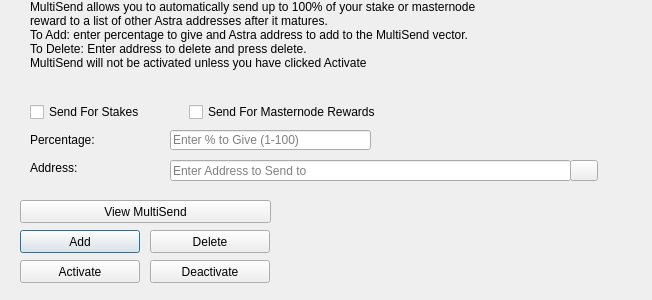
<?xml version="1.0" encoding="UTF-8"?>
<ui version="4.0">
 <class>MultiSendDialog</class>
 <widget class="QDialog" name="MultiSendDialog">
  <property name="windowModality">
   <enum>Qt::NonModal</enum>
  </property>
  <property name="geometry">
   <rect>
    <x>0</x>
    <y>0</y>
    <width>652</width>
    <height>300</height>
   </rect>
  </property>
  <property name="windowTitle">
   <string>MultiSend</string>
  </property>
  <widget class="QLineEdit" name="multiSendPercentEdit">
   <property name="geometry">
    <rect>
     <x>170</x>
     <y>130</y>
     <width>201</width>
     <height>20</height>
    </rect>
   </property>
   <property name="toolTip">
    <string>Enter whole numbers 1 - 100</string>
   </property>
   <property name="placeholderText">
    <string>Enter % to Give (1-100)</string>
   </property>
  </widget>
  <widget class="QLineEdit" name="multiSendAddressEdit">
   <property name="geometry">
    <rect>
     <x>170</x>
     <y>160</y>
     <width>401</width>
     <height>21</height>
    </rect>
   </property>
   <property name="toolTip">
    <string/>
   </property>
   <property name="placeholderText">
    <string>Enter Address to Send to</string>
   </property>
  </widget>
  <widget class="QLabel" name="label_2">
   <property name="geometry">
    <rect>
     <x>30</x>
     <y>0</y>
     <width>451</width>
     <height>121</height>
    </rect>
   </property>
   <property name="lineWidth">
    <number>1</number>
   </property>
   <property name="text">
    <string>MultiSend allows you to automatically send up to 100% of your stake or masternode reward to a list of other Astra addresses after it matures.
To Add: enter percentage to give and Astra address to add to the MultiSend vector.
To Delete: Enter address to delete and press delete.
MultiSend will not be activated unless you have clicked Activate</string>
   </property>
   <property name="alignment">
    <set>Qt::AlignLeading|Qt::AlignLeft|Qt::AlignTop</set>
   </property>
   <property name="wordWrap">
    <bool>true</bool>
   </property>
  </widget>
  <widget class="QLabel" name="message">
   <property name="geometry">
    <rect>
     <x>290</x>
     <y>200</y>
     <width>351</width>
     <height>91</height>
    </rect>
   </property>
   <property name="text">
    <string/>
   </property>
  </widget>
  <widget class="QPushButton" name="addButton">
   <property name="geometry">
    <rect>
     <x>20</x>
     <y>230</y>
     <width>120</width>
     <height>23</height>
    </rect>
   </property>
   <property name="toolTip">
    <string/>
   </property>
   <property name="statusTip">
    <string>Add to MultiSend Vector</string>
   </property>
   <property name="text">
    <string>Add</string>
   </property>
  </widget>
  <widget class="QPushButton" name="disableButton">
   <property name="geometry">
    <rect>
     <x>150</x>
     <y>260</y>
     <width>120</width>
     <height>23</height>
    </rect>
   </property>
   <property name="statusTip">
    <string>Deactivate MultiSend</string>
   </property>
   <property name="text">
    <string>Deactivate</string>
   </property>
  </widget>
  <widget class="QPushButton" name="addressBookButton">
   <property name="geometry">
    <rect>
     <x>570</x>
     <y>160</y>
     <width>28</width>
     <height>21</height>
    </rect>
   </property>
   <property name="toolTip">
    <string>Choose an address from the address book</string>
   </property>
   <property name="text">
    <string/>
   </property>
   <property name="icon">
    <iconset resource="../Astra.qrc">
     <normaloff>:/icons/address-book</normaloff>:/icons/address-book</iconset>
   </property>
   <property name="shortcut">
    <string>Alt+A</string>
   </property>
   <property name="autoDefault">
    <bool>false</bool>
   </property>
  </widget>
  <widget class="QLabel" name="label">
   <property name="geometry">
    <rect>
     <x>30</x>
     <y>130</y>
     <width>121</width>
     <height>20</height>
    </rect>
   </property>
   <property name="toolTip">
    <string>Percentage of stake to send</string>
   </property>
   <property name="text">
    <string>Percentage:</string>
   </property>
  </widget>
  <widget class="QLabel" name="label_5">
   <property name="geometry">
    <rect>
     <x>30</x>
     <y>160</y>
     <width>111</width>
     <height>16</height>
    </rect>
   </property>
   <property name="toolTip">
    <string>Address to send portion of stake to</string>
   </property>
   <property name="text">
    <string>Address:</string>
   </property>
  </widget>
  <widget class="QPushButton" name="deleteButton">
   <property name="geometry">
    <rect>
     <x>150</x>
     <y>230</y>
     <width>120</width>
     <height>23</height>
    </rect>
   </property>
   <property name="toolTip">
    <string/>
   </property>
   <property name="statusTip">
    <string>Delete Address From MultiSend Vector</string>
   </property>
   <property name="text">
    <string>Delete</string>
   </property>
  </widget>
  <widget class="QPushButton" name="activateButton">
   <property name="geometry">
    <rect>
     <x>20</x>
     <y>260</y>
     <width>120</width>
     <height>23</height>
    </rect>
   </property>
   <property name="statusTip">
    <string>Activate MultiSend</string>
   </property>
   <property name="text">
    <string>Activate</string>
   </property>
  </widget>
  <widget class="QPushButton" name="viewButton">
   <property name="geometry">
    <rect>
     <x>20</x>
     <y>200</y>
     <width>251</width>
     <height>23</height>
    </rect>
   </property>
   <property name="toolTip">
    <string/>
   </property>
   <property name="statusTip">
    <string>View MultiSend Vector</string>
   </property>
   <property name="text">
    <string>View MultiSend</string>
   </property>
  </widget>
  <widget class="QWidget" name="horizontalLayoutWidget">
   <property name="geometry">
    <rect>
     <x>30</x>
     <y>100</y>
     <width>351</width>
     <height>24</height>
    </rect>
   </property>
   <layout class="QHBoxLayout" name="horizontalLayout">
    <item>
     <widget class="QCheckBox" name="multiSendStakeCheckBox">
      <property name="text">
       <string>Send For Stakes</string>
      </property>
     </widget>
    </item>
    <item>
     <widget class="QCheckBox" name="multiSendMasternodeCheckBox">
      <property name="text">
       <string>Send For Masternode Rewards</string>
      </property>
     </widget>
    </item>
   </layout>
  </widget>
 </widget>
 <resources>
  <include location="../Astra.qrc"/>
 </resources>
 <connections/>
</ui>
